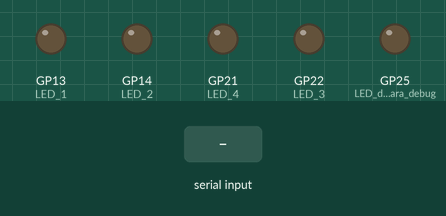
This sketch was run on a simulated Raspberry Pi Pico. Shown: output pins drawn as LEDs (lit = HIGH). Dashed ring = blinking. The test bench sets the inputs (shaded band). Random numbers use the default seed unless the sketch sets one; what the sketch prints to the serial monitor is not drawn.

Above: at 1.8 s.
1.9 s: "RB\n" received over Serial
At 2.2 s:
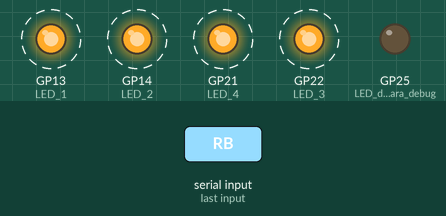
4.9 s: "GE\n" received over Serial
6.4 s: "YE\n" received over Serial
At 6.7 s:
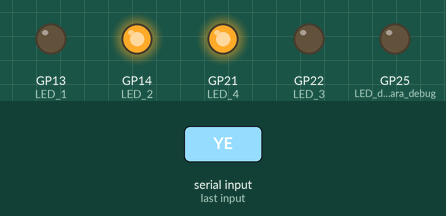
7.9 s: "RE\n" received over Serial
At 9.0 s:
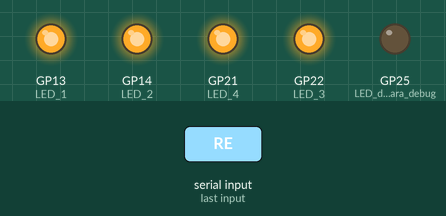
9.4 s: "OF\n" received over Serial
At 10.4 s:
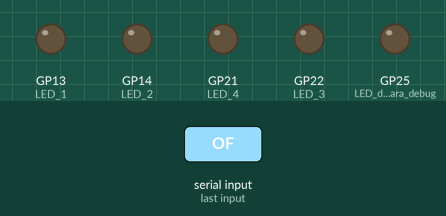
Timing chart, 0 to 11.9 s (numbered marks = the images above; inputs shaded):
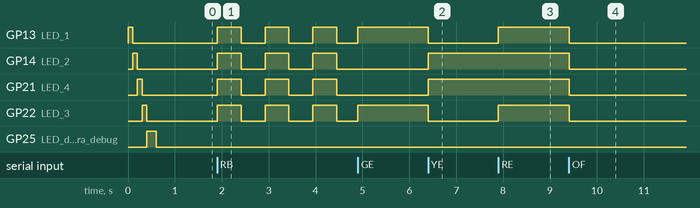

Measured:
- after the input at 1.9 s, GP13 (LED_1), GP14 (LED_2), GP21 (LED_4), GP22 (LED_3): alternates HIGH for 0.51 s and LOW for 0.51 s, starting at once
- after the input at 6.4 s, GP13 (LED_1), GP22 (LED_3): HIGH → LOW at once; GP14 (LED_2), GP21 (LED_4): LOW → HIGH at once
- after the input at 7.9 s, GP13 (LED_1), GP22 (LED_3): LOW → HIGH at once
- after the input at 9.4 s, GP13 (LED_1), GP14 (LED_2), GP21 (LED_4), GP22 (LED_3): HIGH → LOW at once

The sketch:

lightsigns_sensors.ino
```cpp
/*
 * USAC10 - Station Controller (Unified)
 * Hardware: Raspberry Pi Pico W
 * * Funcionalidades combinadas:
 * 1. LightSigns: Controla 4 LEDs (GP13, GP14, GP22, GP21)
 * 2. Sensors: Lê Temp/Hum (Interno ou DHT22 no GP15)
 */

// --- CONFIGURAÇÃO: SENSORES ---
// Descomenta a linha abaixo se tiveres um DHT22 real ligado
// #define USE_DHT22

#ifdef USE_DHT22
  #include <DHT.h>
  #define DHTPIN 15        // Pino do sensor DHT
  #define DHTTYPE DHT22
  DHT dht(DHTPIN, DHTTYPE);
#endif

// --- CONFIGURAÇÃO: HARDWARE LEDS ---
#define LED_1  13   // Lado Esquerdo Externo
#define LED_2  14   // Lado Esquerdo Interno
#define LED_3  22   // Lado Direito Externo
#define LED_4  21   // Lado Direito Interno

// Variáveis Globais
String inputBuffer = "";
bool blinking = false;
unsigned long lastBlinkTime = 0;
int simulatedHumidity = 60; // Para simulação caso não haja DHT

// --- SETUP ---
void setup() {
  Serial.begin(9600);

  // Configurar LEDs
  pinMode(LED_1, OUTPUT);
  pinMode(LED_2, OUTPUT);
  pinMode(LED_3, OUTPUT);
  pinMode(LED_4, OUTPUT);
  pinMode(LED_BUILTIN, OUTPUT); // LED da placa para debug

  // Estado inicial: tudo apagado
  turnOffAllLEDs();

  // Inicializar Sensor (se ativado)
  #ifdef USE_DHT22
    dht.begin();
  #endif

  // Sequência de teste inicial visual
  testStartupSequence();

  Serial.println(">>> Station Controller ONLINE <<<");
  Serial.println("Modes: LightSigns (4-LED) + Sensors (GTH)");
  Serial.println("Waiting for commands...");
}

// --- LOOP PRINCIPAL ---
void loop() {
  // 1. Ler Serial (Não bloqueante)
  while (Serial.available() > 0) {
    char c = Serial.read();
    if (c == '\n' || c == '\r') {
      if (inputBuffer.length() > 0) {
        processGlobalCommand(inputBuffer);
        inputBuffer = "";
      }
    } else {
      inputBuffer += c;
    }
  }

  // 2. Gerir Piscas (Non-blocking Blink)
  handleBlinking();

  // Pequeno delay para estabilidade do CPU
  delay(10);
}

// --- PROCESSADOR DE COMANDOS ---
void processGlobalCommand(String cmd) {
  cmd.trim();
  cmd.toUpperCase();

  // Roteamento de Comandos
  if (cmd == "GTH") {
    // Comando para Sensores
    sendSensorData();
  }
  else if (cmd.length() >= 2) {
    // Comandos para Luzes (GE, RE, YE, RB, etc.)
    processLightCommand(cmd);
  }
}

// ==========================================
// LÓGICA DOS SENSORES
// ==========================================
void sendSensorData() {
  float temperature = 0.0;
  float humidity = 0.0;

  #ifdef USE_DHT22
    // Leitura real do DHT22
    humidity = dht.readHumidity();
    temperature = dht.readTemperature();

    if (isnan(humidity) || isnan(temperature)) {
      Serial.println("ERROR: DHT read failed");
      return; // Sai da função para não enviar lixo
    }
  #else
    // Leitura do Sensor Interno do Pico (RP2040)
    // Nota: analogReadTemp() é específico do core RP2040 para Arduino
    temperature = analogReadTemp();

    // Simulação de humidade (visto que o Pico não mede humidade interna)
    simulatedHumidity += random(-2, 3);
    if (simulatedHumidity < 40) simulatedHumidity = 40;
    if (simulatedHumidity > 80) simulatedHumidity = 80;
    humidity = simulatedHumidity;
  #endif

  // Formato Rigoroso USAC10:
  // TEMP&unit:celsius&value:xx#HUM&unit:percentage&value:xx

  String response = "TEMP&unit:celsius&value:";
  response += String((int)temperature);
  response += "#HUM&unit:percentage&value:";
  response += String((int)humidity);

  Serial.println(response);
}

// ==========================================
// LÓGICA DAS LUZES (LIGHTSIGNS)
// ==========================================
void processLightCommand(String cmd) {
  String operation = cmd.substring(0, 2); // Pega nos primeiros 2 chars (GE, RE...)

  // Apagar sempre antes de mudar estado (regra de exclusividade)
  turnOffAllLEDs();

  if (operation == "GE") {
    // GREEN: LEDs Externos (1 e 3)
    digitalWrite(LED_1, HIGH);
    digitalWrite(LED_3, HIGH);
    // Serial.println("ACK: GREEN"); // Comentado para não poluir o output se não quiseres

  } else if (operation == "RE") {
    // RED: Todos Ligados
    digitalWrite(LED_1, HIGH);
    digitalWrite(LED_2, HIGH);
    digitalWrite(LED_3, HIGH);
    digitalWrite(LED_4, HIGH);

  } else if (operation == "YE") {
    // YELLOW: LEDs Internos (2 e 4)
    digitalWrite(LED_2, HIGH);
    digitalWrite(LED_4, HIGH);

  } else if (operation == "RB") {
    // RED BLINK: Todos piscam
    blinking = true;
    lastBlinkTime = millis();
    // Liga imediatamente para dar feedback visual instantâneo
    digitalWrite(LED_1, HIGH);
    digitalWrite(LED_2, HIGH);
    digitalWrite(LED_3, HIGH);
    digitalWrite(LED_4, HIGH);

  } else if (operation == "OF") {
    // OFF: Tudo apagado (já feito pelo turnOffAllLEDs no início)
  }
}

void turnOffAllLEDs() {
  blinking = false;
  digitalWrite(LED_1, LOW);
  digitalWrite(LED_2, LOW);
  digitalWrite(LED_3, LOW);
  digitalWrite(LED_4, LOW);
}

void handleBlinking() {
  if (blinking) {
    unsigned long currentTime = millis();
    // Blink a cada 500ms
    if (currentTime - lastBlinkTime >= 500) {
      lastBlinkTime = currentTime;

      // Inverter estado de todos os LEDs
      int newState = !digitalRead(LED_1);
      digitalWrite(LED_1, newState);
      digitalWrite(LED_2, newState);
      digitalWrite(LED_3, newState);
      digitalWrite(LED_4, newState);
    }
  }
}

void testStartupSequence() {
  // Piscar sequencial rápido no arranque
  int leds[] = {LED_1, LED_2, LED_4, LED_3}; // Sequência circular
  for(int i=0; i<4; i++) {
    digitalWrite(leds[i], HIGH);
    delay(100);
    digitalWrite(leds[i], LOW);
  }
  // Piscar LED interno
  digitalWrite(LED_BUILTIN, HIGH);
  delay(200);
  digitalWrite(LED_BUILTIN, LOW);
}
```
